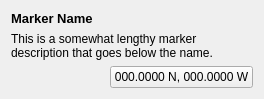
<?xml version="1.0" encoding="UTF-8"?>
<ui version="4.0">
 <class>MarkerListItemWidget</class>
 <widget class="QWidget" name="MarkerListItemWidget">
  <property name="geometry">
   <rect>
    <x>0</x>
    <y>0</y>
    <width>264</width>
    <height>98</height>
   </rect>
  </property>
  <property name="windowTitle">
   <string>Form</string>
  </property>
  <layout class="QVBoxLayout" name="verticalLayout">
   <item>
    <widget class="QLabel" name="lblName">
     <property name="font">
      <font>
       <pointsize>10</pointsize>
       <weight>75</weight>
       <bold>true</bold>
      </font>
     </property>
     <property name="text">
      <string>Marker Name</string>
     </property>
    </widget>
   </item>
   <item>
    <widget class="QLabel" name="lblDescription">
     <property name="sizePolicy">
      <sizepolicy hsizetype="Preferred" vsizetype="Minimum">
       <horstretch>0</horstretch>
       <verstretch>0</verstretch>
      </sizepolicy>
     </property>
     <property name="text">
      <string>This is a somewhat lengthy marker description that goes below the name.</string>
     </property>
     <property name="wordWrap">
      <bool>true</bool>
     </property>
    </widget>
   </item>
   <item>
    <layout class="QHBoxLayout" name="horizontalLayout">
     <item>
      <spacer name="horizontalSpacer">
       <property name="orientation">
        <enum>Qt::Horizontal</enum>
       </property>
       <property name="sizeHint" stdset="0">
        <size>
         <width>40</width>
         <height>20</height>
        </size>
       </property>
      </spacer>
     </item>
     <item>
      <widget class="QPushButton" name="btnCenterMap">
       <property name="text">
        <string>000.0000 N, 000.0000 W</string>
       </property>
      </widget>
     </item>
    </layout>
   </item>
  </layout>
 </widget>
 <resources/>
 <connections/>
</ui>
